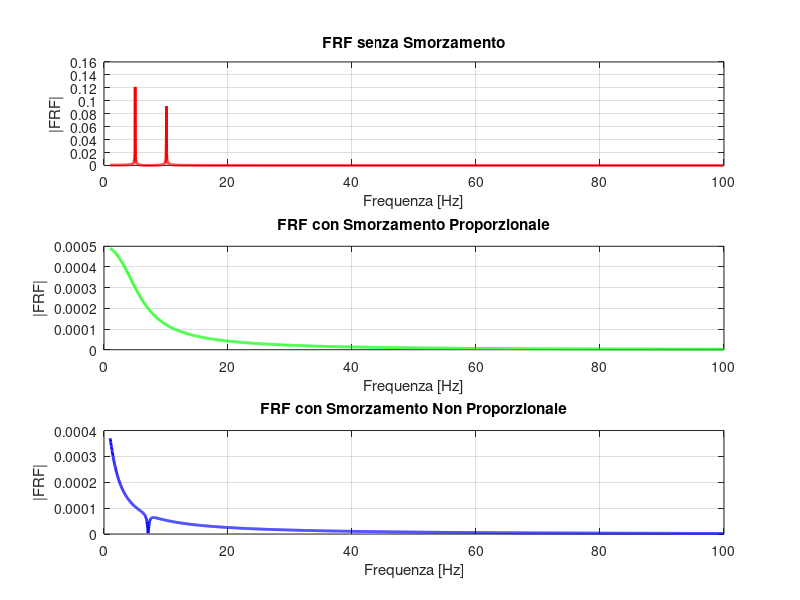

Write MATLAB code to recreate this figure. (Note: this script raises an error after producing the figure.)
clc;
clear;
close all;

% Definizione delle matrici di massa, rigidezza e smorzamento (già note)
m1=1; % Kg
m2=0.95; % Kg
m3=1.05; % Kg
k=1.0e3; % N/m

M = [m1, 0, 0;
     0, m2, 0;
     0, 0, m3];

K = [k+k+k, -k, -k;
    -k, k+k+k, -k;
    -k, -k, k+k+k];

% Calcolare la frequenza naturale
[PHI_UN, LAMBDA_UN] = eig(K, M);
LAMBDA_UN = diag(LAMBDA_UN);
frequenze_naturali = sqrt(LAMBDA_UN);

% Definizione della frequenza
f1 = frequenze_naturali(1); % Frequenza naturale del primo modo
f3 = frequenze_naturali(3); % Frequenza naturale del terzo modo
omega1 = 2 * pi * f1;  % Frequenza angolare
omega3 = 2 * pi * f3;  % Frequenza angolare

% Range di frequenze per il calcolo della FRF
frequenze = linspace(1, 100, 3001);
omega = 2 * pi * frequenze;

% Forza applicata nel nodo 1 (in effetti una forza unitaria)
F = [1; 0; 0]; % Applicata sul primo nodo

% Risposta nel nodo 3
risposta = zeros(length(omega), 1);

% Calcolo della FRF per i tre modelli: senza smorzamento, proporzionale, non proporzionale

% Caso senza smorzamento
D_1 = zeros(3, 3);  % Matrice di smorzamento nulla
for i = 1:length(omega)
    % Matrice di trasferimento per la frequenza omega(i)
    A = M * (omega(i)^2 * eye(3) - K) + 1j * omega(i) * D_1;
    risposta(i) = F' * (A \ F);  % Calcola la risposta
end
FRF_UN = risposta;  % FRF senza smorzamento

% Caso con smorzamento proporzionale
beta = 0.05;  % Fattore di smorzamento
D_2 = beta * K;  % Matrice di smorzamento proporzionale
for i = 1:length(omega)
    % Matrice di trasferimento per la frequenza omega(i)
    A = M * (omega(i)^2 * eye(3) - K) + 1j * omega(i) * D_2;
    risposta(i) = F' * (A \ F);  % Calcola la risposta
end
FRF_PROP_DUMP = risposta;  % FRF con smorzamento proporzionale

% Caso con smorzamento non proporzionale
d = 0.3 * k;  % Smorzamento per il caso non proporzionale
D_3 = zeros(3, 3);
D_3(1, 1) = d;  % Assegnazione dello smorzamento non proporzionale
for i = 1:length(omega)
    % Matrice di trasferimento per la frequenza omega(i)
    A = M * (omega(i)^2 * eye(3) - K) + 1j * omega(i) * D_3;
    risposta(i) = F' * (A \ F);  % Calcola la risposta
end
FRF_NOPROP = risposta;  % FRF con smorzamento non proporzionale

% Plot delle FRF per i tre modelli
figure;

% FRF senza smorzamento
subplot(3, 1, 1);
plot(frequenze, abs(FRF_UN), 'r-', 'LineWidth', 2);
title('FRF senza Smorzamento');
xlabel('Frequenza [Hz]');
ylabel('|FRF|');
grid on;

% FRF con smorzamento proporzionale
subplot(3, 1, 2);
plot(frequenze, abs(FRF_PROP_DUMP), 'g-', 'LineWidth', 2);
title('FRF con Smorzamento Proporzionale');
xlabel('Frequenza [Hz]');
ylabel('|FRF|');
grid on;

% FRF con smorzamento non proporzionale
subplot(3, 1, 3);
plot(frequenze, abs(FRF_NOPROP), 'b-', 'LineWidth', 2);
title('FRF con Smorzamento Non Proporzionale');
xlabel('Frequenza [Hz]');
ylabel('|FRF|');
grid on;

% Miglioramenti grafici
sgtitle('Funzione di Risposta in Frequenza (FRF) per i Vari Modelli di Smorzamento', 'FontSize', 14);
